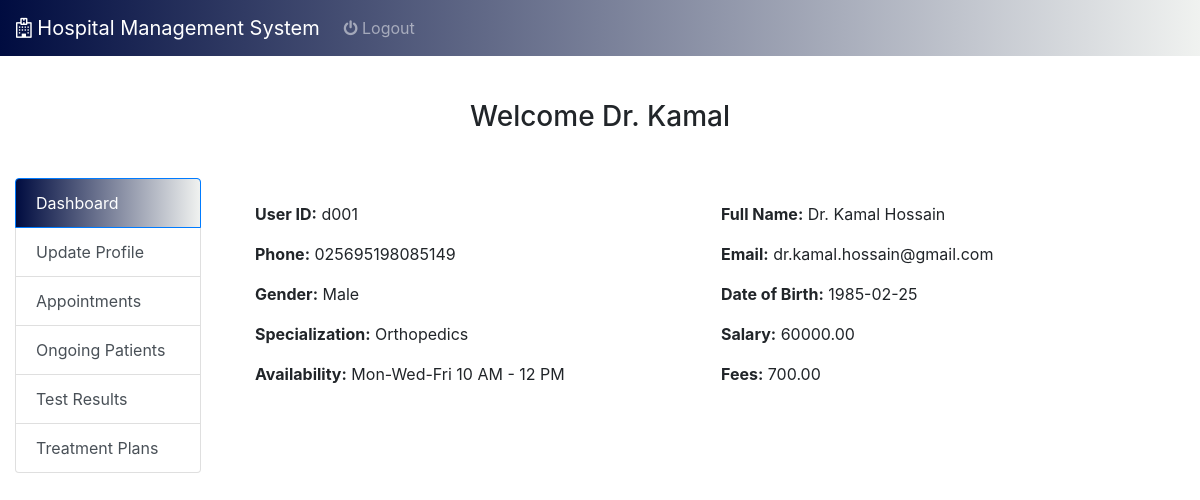
Before: /doctor_dashboard.php (signed in) with the older database file.
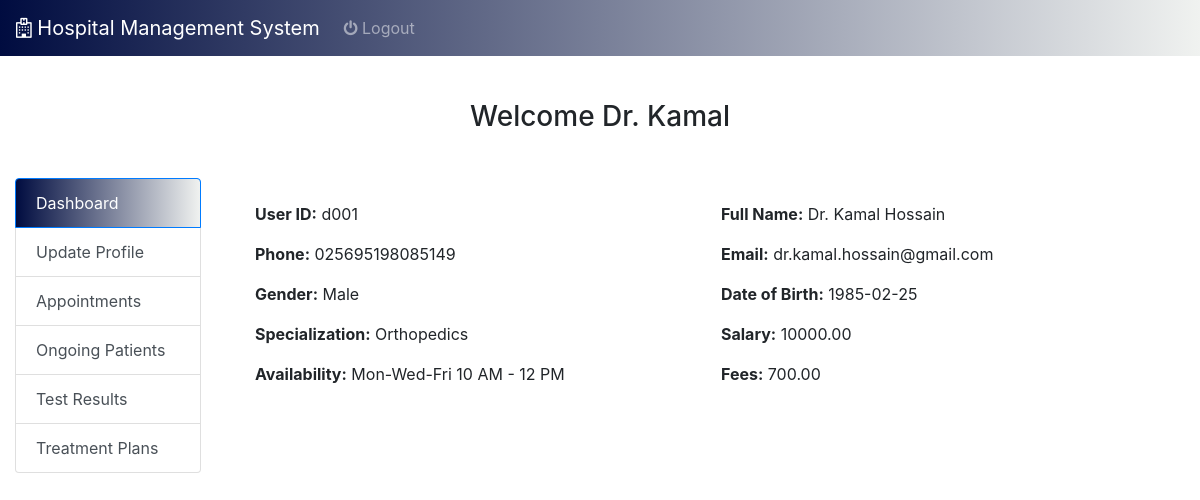
After: the same page with the newer database file.
### tables this page shows
CREATE TABLE `doctor` (
  `user_id` varchar(20) NOT NULL,
  `first_name` varchar(30) NOT NULL,
  `last_name` varchar(30) NOT NULL,
  `email` varchar(80) NOT NULL,
  `password` varchar(255) NOT NULL,
  `gender` enum('Male','Female','Other') NOT NULL,
  `phone` varchar(15) DEFAULT NULL,
  `dob` date DEFAULT NULL,
  `salary` decimal(10,2) DEFAULT NULL,
  `doc_fee` decimal(10,2) DEFAULT NULL,
  `specialization` varchar(50) DEFAULT NULL,
  `availability` varchar(50) DEFAULT NULL,
  `dept_id` int(11) DEFAULT NULL,
  `created_at` timestamp NOT NULL DEFAULT current_timestamp(),
  `updated_at` timestamp NOT NULL DEFAULT current_timestamp() ON UPDATE current_timestamp()
);

### doc_func.php (called while the page is built, shortened)
<?php
include 'config.php';
$doctor_id = $_SESSION['user_id'];
$sql = "SELECT user_id, first_name, last_name, email, gender, phone,
            dob, salary, doc_fee, specialization, availability
        FROM Doctor
        WHERE user_id = ?";
$stmt = $con->prepare($sql);
if ($stmt) {
    $stmt->bind_param("s", $doctor_id);
    $stmt->execute();
    $result = $stmt->get_result();
    if ($result->num_rows === 1) {
        $doctor = $result->fetch_assoc();
    }
}
?>

### doctor_dashboard.php (the view, shortened to what this page needs)
<?php
include 'config.php';
include 'doc_func.php';
include 'form_modal.php';
?>
<!DOCTYPE html>
<html lang="en">
<head>
    <link rel="stylesheet" href="css/dashboard_style.css">
    <link rel="stylesheet" href="https://stackpath.bootstrapcdn.com/bootstrap/4.3.1/css/bootstrap.min.css">
    <link rel="stylesheet" href="https://cdnjs.cloudflare.com/ajax/libs/font-awesome/4.7.0/css/font-awesome.min.css">
</head>
<body style="padding-top: 50px;">
    <nav class="navbar navbar-expand-lg navbar-dark bg-primary fixed-top">
        <a class="navbar-brand" href="#">
            <i class="fa fa-hospital-o"></i> Hospital Management System</a>
        <div class="collapse navbar-collapse" id="navbarSupportedContent">
            <ul class="navbar-nav mr-auto">
                <li class="nav-item">
                    <a class="nav-link" href="logout.php"><i class="fa fa-power-off" aria-hidden="true"></i> Logout</a>
                </li>
                <li class="nav-item">
                    <a class="nav-link" href="#"></a>
                </li>
            </ul>
        </div>
    </nav>
    <div class="container-fluid" style="margin-top: 50px;">
        <h3 class="text-center">Welcome <?php echo htmlspecialchars($doctor['first_name']); ?></h3>
        <div class="row">
            <div class="col-md-4" style="max-width:18%;margin-top: 3%;">
                <div class="list-group" id="list-tab" role="tablist">
                    <a class="list-group-item list-group-item-action active" href="#list-dash" data-toggle="list">Dashboard</a>
                    <a class="list-group-item list-group-item-action" href="#list-profile" data-toggle="list">Update Profile</a>
                    <a class="list-group-item list-group-item-action" href="#list-appt" data-toggle="list">Appointments</a>
                    <a class="list-group-item list-group-item-action" href="#list-patients" data-toggle="list">Ongoing Patients</a>
                    <a class="list-group-item list-group-item-action" href="#list-tests" data-toggle="list">Test Results</a>
                    <a class="list-group-item list-group-item-action" href="#list-trtplans" data-toggle="list">Treatment Plans</a>
                </div>
            </div>
            <div class="col-md-8" style="margin-top: 3%;">
                <div class="tab-content" id="nav-tabContent" style="width: 950px;">
                    <div class="tab-pane fade show active" id="list-dash">
                        <div class="container-fluid bg-white p-4">
                            <div class="row">
                                <div class="col-12">
                                    <div class="profile-card">
                                        <div class="row">
                                            <div class="col-md-6">
                                                <p><strong>User ID:</strong> <?php echo htmlspecialchars($doctor['user_id']); ?></p>
                                                <p><strong>Phone:</strong> <?php echo htmlspecialchars($doctor['phone']); ?></p>
                                                <p><strong>Gender:</strong> <?php echo htmlspecialchars($doctor['gender']); ?></p>
                                                <p><strong>Specialization:</strong> <?php echo htmlspecialchars($doctor['specialization']); ?></p>
                                                <p><strong>Availability:</strong> <?php echo htmlspecialchars($doctor['availability']); ?></p>
                                            </div>
                                            <div class="col-md-6">
                                                <p><strong>Full Name:</strong> <?php echo htmlspecialchars($doctor['first_name'] . ' ' . $doctor['last_name']); ?></p>
                                                <p><strong>Email:</strong> <?php echo htmlspecialchars($doctor['email']); ?></p>
                                                <p><strong>Date of Birth:</strong> <?php echo htmlspecialchars($doctor['dob']); ?></p>
                                                <p><strong>Salary:</strong> <?php echo htmlspecialchars($doctor['salary']); ?></p>
                                                <p><strong>Fees:</strong> <?php echo htmlspecialchars($doctor['doc_fee']); ?></p>
                                            </div>
                                        </div>
                                    </div>
                                </div>
                            </div>
                        </div>
                    </div>
                </div>
            </div>
        </div>
    </div>
</body>
</html>

Changed rows visible on the page:
changed doctor "Dr. Kamal": salary "60000.00" → "10000.00"
